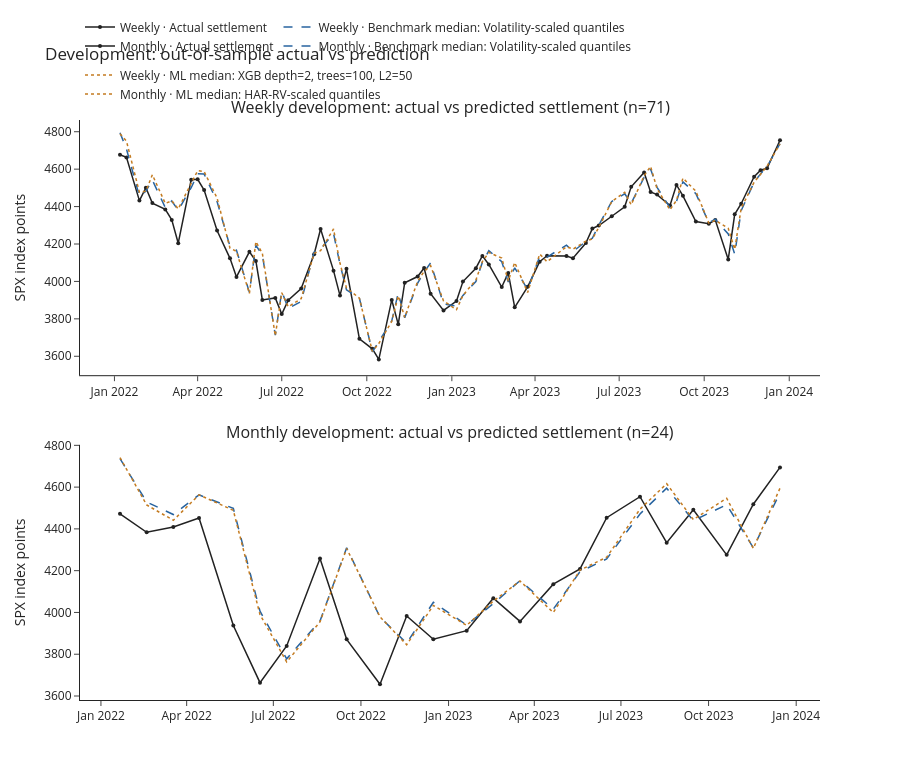

Source (notebook cell):
### Code cell
# Development actual vs predicted settlement chart
figure = plots.actual_vs_prediction(development_predictions, state['frozen'], 'development')
figure.savefig(CONFIG.output / 'development_actual_vs_prediction.png', bbox_inches='tight')
plt.show()
# Same chart, interactive: hover a date for the settlement and each median (with its miss)
plots.interactive_actual_vs_prediction(development_predictions, state['frozen'], 'development')
